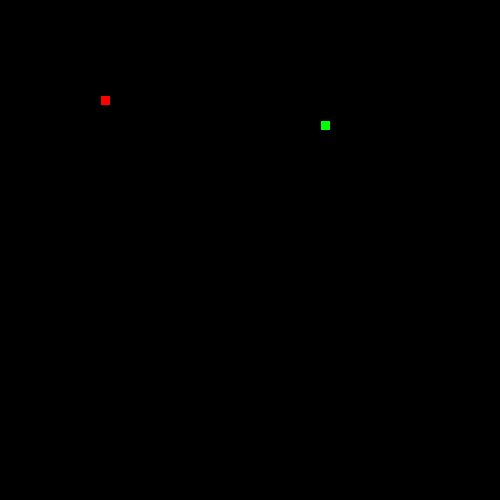
Frame 1 (no input)
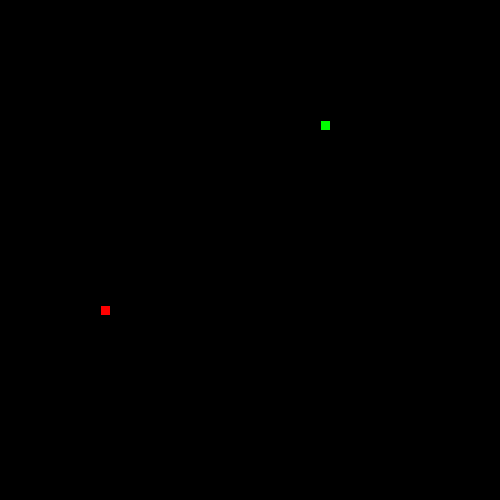
Frame 60 (the mouse pressed at the canvas centre just before this capture)
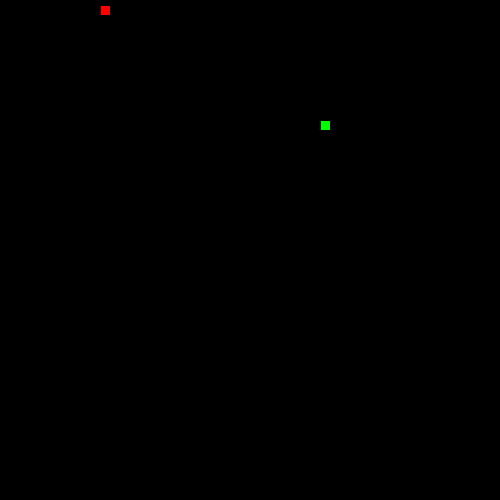
Frame 120 (the mouse held since frame 60 and released just before this capture)

The Processing sketch that drew these frames (run headless with seeded random() and noise(); from frame 60 on, the mouse is pressed at the canvas centre):

// Processing sketch: LeagueSnake
// ── LeagueSnake.pde
//*
// ***** SEGMENT CLASS *****
// This class will be used to represent each part of the moving snake.
//*

class Segment {

//Add x and y member variables. They will hold the corner location of each segment of the snake.
int x;
int y;
int head;

// Add a constructor with parameters to initialize each variable.

Segment(int x, int y) {
this.x = x;
this.y = y;


}

}
//*
// ***** GAME VARIABLES *****
// All the game variables that will be shared by the game methods are here
//*
Segment head = new Segment(100, 100);
int foodX;
int foodY;
int direction = UP;
int total = 0;


//*
// ***** SETUP METHODS *****
// These methods are called at the start of the game.
//*

void setup() {
size(500,500);
this.head = new Segment(100, 100);
frameRate(60);
dropFood();
}

void dropFood() {
  //Set the food in a new random location
    foodX = ((int)random(50)*10);
    foodY = ((int)random(50)*10);
}



//*
// ***** DRAW METHODS *****
// These methods are used to draw the snake and its food 
//*

void draw() {
  background(0,0,0);
  drawFood();
  move();
  drawSnake();
 
}

void drawFood() {
  //Draw the food
  fill (0, 255, 0);
  rect(foodX, foodY, 10, 10);
  
}

void drawSnake() {
  //Draw the head of the snake followed by its tail
  fill(255, 0, 0);
  rect(head.x, head.y, 10, 10);
  
}


//*
// ***** TAIL MANAGEMENT METHODS *****
// These methods make sure the tail is the correct length.
//*

void drawTail() {
  //Draw each segment of the tail 

}

void manageTail() {
  //After drawing the tail, add a new segment at the "start" of the tail and remove the one at the "end" 
  //This produces the illusion of the snake tail moving.
  
}

void checkTailCollision() {
  //If the snake crosses its own tail, shrink the tail back to one segment
  
}



//*
// ***** CONTROL METHODS *****
// These methods are used to change what is happening to the snake
//*

void keyPressed() {
  //Set the direction of the snake according to the arrow keys pressed
  if (keyCode == UP) {
    direction = UP;
}
if (keyCode == DOWN) {
  direction = DOWN;
}
if (keyCode == RIGHT) {
  direction = RIGHT;
}
if (keyCode == LEFT) {
  direction = LEFT;
}
}
void move() {
  //Change the location of the Snake head based on the direction it is moving.
  
    
  switch(direction) {
  case UP:
    head.y -= 5;
    break;
  case DOWN:
    head.y += 5; 
    break;
  case LEFT:
   head.x -= 5; 
    break;
  case RIGHT:
    head.x += 5; 
    break;
   
  }
  checkBoundaries();
}

void checkBoundaries() {
 //If the snake leaves the frame, make it reappear on the other side
 if(head.x > width) {
   head.x = 0;
 }
 if(head.x < 0) {
   head.x = width;
 }
 if(head.y < 0) {
   head.y = width;
 }
 if(head.y > width) {
   head.y = 0;
 }
}



void eat() {
  //When the snake eats the food, its tail should grow and more food appear

}
